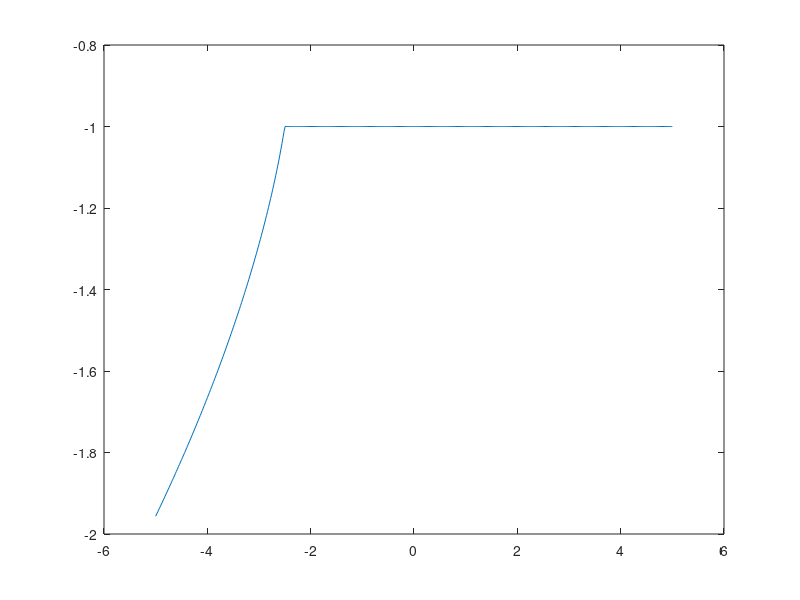

Source code (MATLAB):
% scipt ex_minrac
function ex_minrac  
m = linspace(-5, 5, 500);
for i = 1:500   y(i) = minrac(m(i)); end;
plot(m, y); 

function x = minrac(m)
  m = m(:);
  p = [1 0 m 0 -m 1];
  r = roots(p);
  r = r(real(r) == r);
  x =  min(r); 
